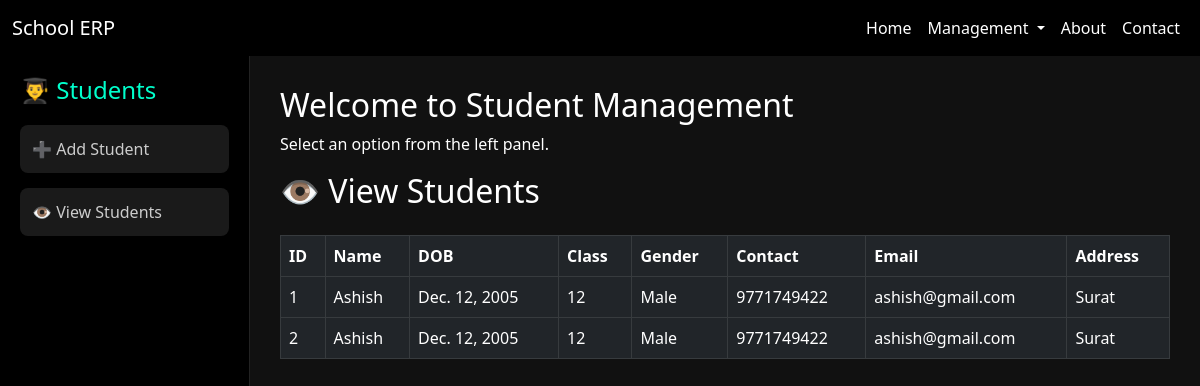
Page /view-student on the earlier database version.
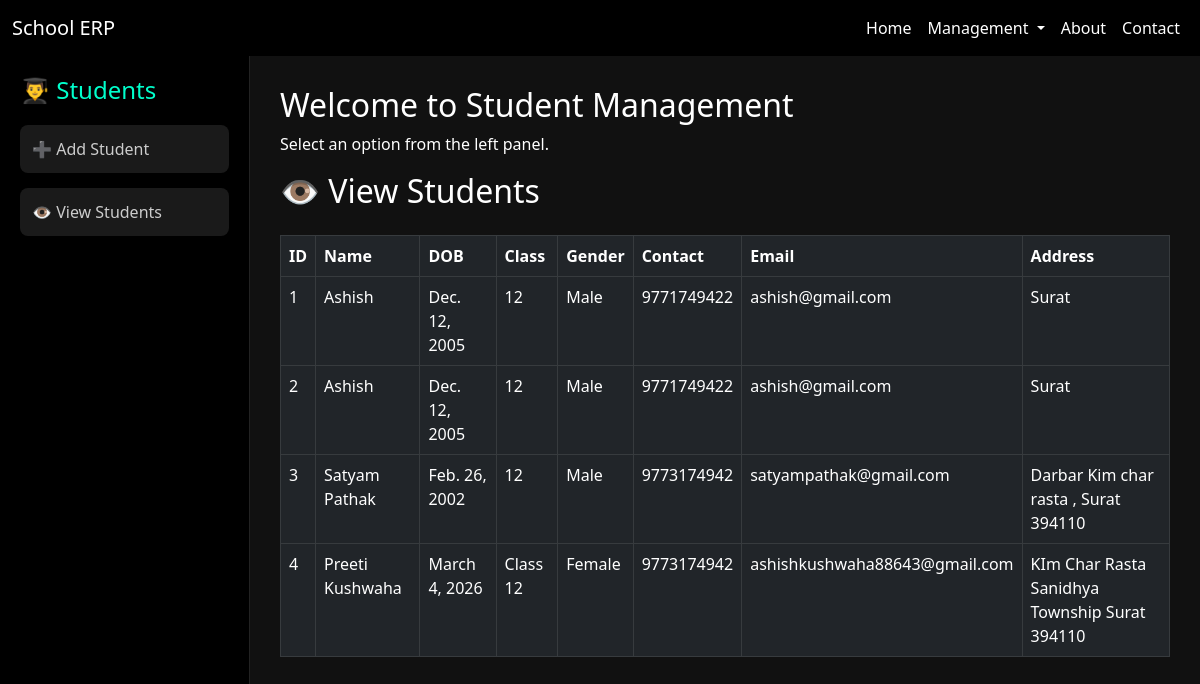
Same page on the later database version.
### school_app/models.py (models this page shows)
class add_students(models.Model):
    Full_Name = models.CharField(max_length=30)
    Dob = models.DateField()
    Class = models.CharField()
    Parent_Contact = models.IntegerField()
    Gender = models.CharField()
    Email = models.EmailField()
    Address = models.CharField(max_length=80)

### school_app/views.py (the view)
# urls.py: path('view-student', view_student, name="view-student"),
def view_student(request):
    students = add_students.objects.all()
    return render(request, "view_student.html", {"students": students})

### school_app/templates/view_student.html
{% extends 'manage_student.html' %}
{% block student_content %}
<h2 class="mb-4">👁 View Students</h2>
<div class="table-responsive">
<table class="table table-dark table-hover table-bordered">
    <thead>
        <tr>
            <th>ID</th>
            <th>Name</th>
            <th>DOB</th>
            <th>Class</th>
            <th>Gender</th>
            <th>Contact</th>
            <th>Email</th>
            <th>Address</th>
        </tr>
    </thead>
    <tbody>
        {% for student in students %}
        <tr>
            <td>{{ student.id }}</td>
            <td>{{ student.Full_Name }}</td>
            <td>{{ student.Dob }}</td>
            <td>{{ student.Class }}</td>
            <td>{{ student.Gender }}</td>
            <td>{{ student.Parent_Contact }}</td>
            <td>{{ student.Email }}</td>
            <td>{{ student.Address }}</td>
        </tr>
        {% empty %}
        <tr>
            <td colspan="8" class="text-center">No students found</td>
        </tr>
        {% endfor %}
    </tbody>
</table>
</div>
{% endblock %}

### school_app/templates/manage_student.html
{% extends 'base.html' %}
{% block content %}
<div class="erp-container">
  <div class="sidebar">
    <h4>👨‍🎓 Students</h4>
    <a href="{% url 'add-student' %}" class="menu-btn">
      ➕ Add Student
    </a>
    <a href="{% url 'view-student' %}" class="menu-btn">
      👁 View Students
    </a>
  </div>
<div class="content">
    <h2>Welcome to Student Management</h2>
    <p>Select an option from the left panel.</p>
    {% block student_content %}
    {% endblock %}
</div>
</div>
{% endblock %}

### school_app/templates/base.html (shortened to what this page needs)
<!DOCTYPE html>
<html lang="en">
<head>
  <link href="https://cdn.jsdelivr.net/npm/bootstrap@5.3.0/dist/css/bootstrap.min.css" rel="stylesheet">
  <link rel="stylesheet" href="static/css/nav.css">
  <link rel="stylesheet" href="static/css/manage_student.css">
  <link rel="stylesheet" href="static/css/add_student.css">
  <link rel="stylesheet" href="static/css/index.css">
</head>
<body>
<nav class="navbar navbar-expand-lg">
  <div class="container-fluid">
    <a class="navbar-brand" href="/">School ERP</a>
    <div class="collapse navbar-collapse" id="navbarNav">
      <ul class="navbar-nav ms-auto">
        <li class="nav-item">
          <a class="nav-link" href="#">Home</a>
        </li>
        <li class="nav-item dropdown">
          <a class="nav-link dropdown-toggle" href="#" role="button" data-bs-toggle="dropdown">
            Management
          </a>
        </li>
        <li class="nav-item">
          <a class="nav-link" href="#">About</a>
        </li>
        <li class="nav-item">
          <a class="nav-link" href="#">Contact</a>
        </li>
      </ul>
    </div>
  </div>
</nav>
{% block content %}
{% endblock %}
</body>
</html>

### static/css/nav.css (style rules this page uses)
body { background-color: #111; color: white; }
.navbar { background-color: #000; }
.nav-link, .navbar-brand { color: #fff !important; }

### static/css/manage_student.css (style rules this page uses)
body { background-color: #111; color: #fff; }
.erp-container { display: flex; min-height: 90vh; }
.sidebar { width: 250px; background-color: #000; padding: 20px; border-right: 1px solid #222; }
.sidebar h4 { color: #00ffcc; margin-bottom: 20px; }
.menu-btn { display: block; width: 100%; padding: 12px; margin-bottom: 15px; background-color: #1a1a1a; color: #ccc; border: none; border-radius: 8px; text-align: left; transition: 0.3s; text-decoration: none; }
.content { flex: 1; padding: 30px; }

Differences in the rows shown:
added add_students: id "3", Full_Name "Satyam Pathak", Dob "Feb. 26, 2002", Class "12", Gender "Male", Parent_Contact "9773174942", Email "satyampathak@gmail.com", Address "Darbar Kim char rasta , Surat 394110"
added add_students: id "4", Full_Name "Preeti Kushwaha", Dob "March 4, 2026", Class "Class 12", Gender "Female", Parent_Contact "9773174942", Email "ashishkushwaha88643@gmail.com", Address "KIm Char Rasta Sanidhya Township Surat 394110"
